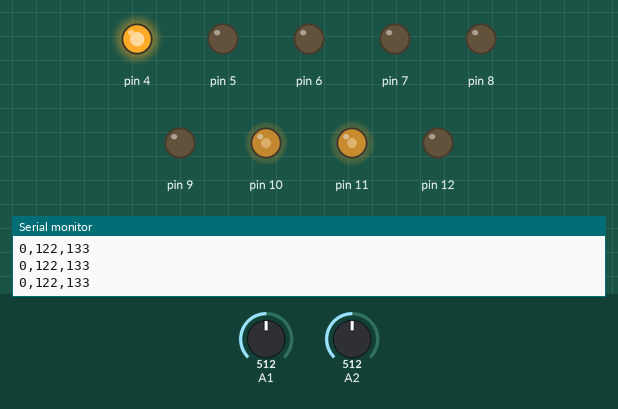
Bench run of a sketch on a simulated Arduino Uno, built with avr-gcc and run on an emulated ATmega328P. Parts: output pins drawn as LEDs (lit = HIGH), the last lines printed to the serial monitor. The test bench sets the inputs (shaded band); at power-on: A1 = 512, A2 = 512.

Above: at 1.2 s.
1.3 s: A1 set to 503
At 2.5 s:
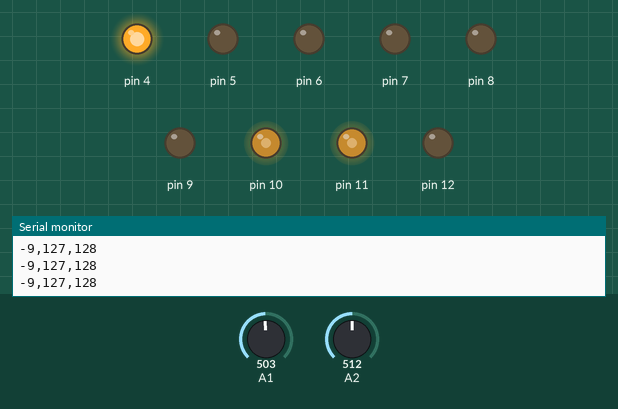
2.8 s: A2 set to 525
At 3.6 s:
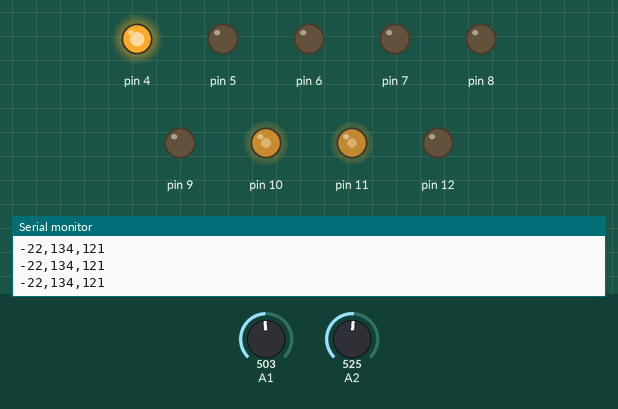
4.3 s: A2 set to 716
At 4.8 s:
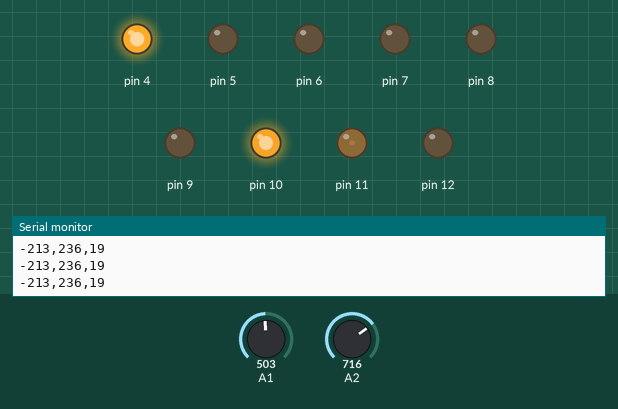
5.8 s: A1 set to 457
At 7.0 s:
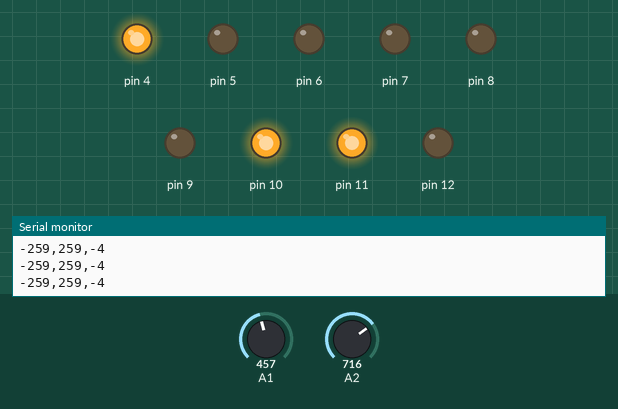
7.3 s: A1 set to 433
At 8.3 s:
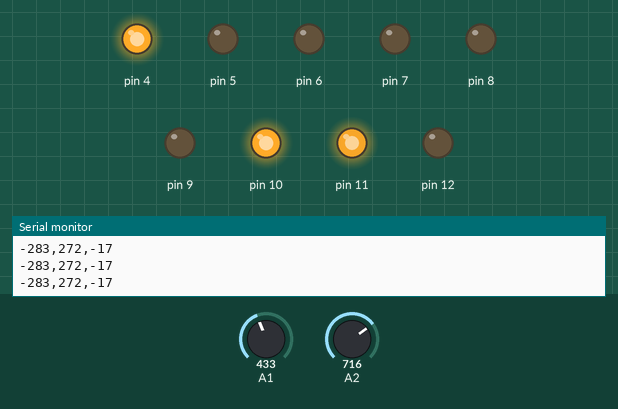
8.8 s: A2 set to 900
At 9.5 s:
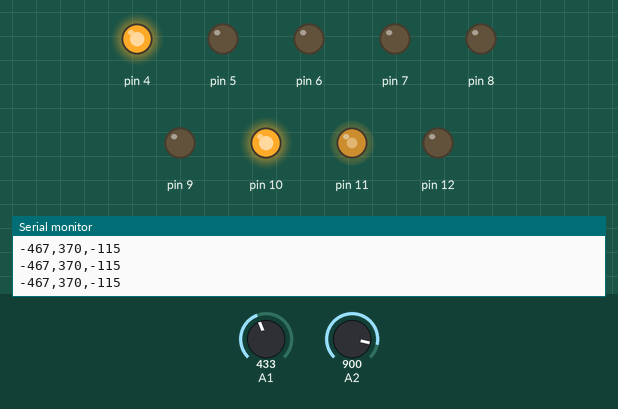
Timing chart, 0 to 11.3 s (numbered marks = the images above; inputs shaded):
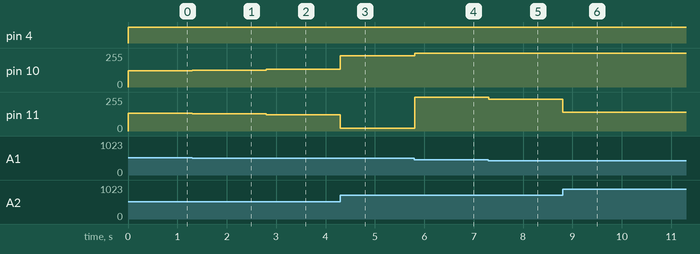

Measured:
- after the input at 1.3 s, pin 10: 122/255 → 127/255 at once; pin 11: 133/255 → 128/255 at once
- after the input at 2.8 s, pin 10: 127/255 → 134/255 at once; pin 11: 128/255 → 121/255 at once
- after the input at 4.3 s, pin 10: 134/255 → 236/255 at once; pin 11: 121/255 → 19/255 at once
- after the input at 5.8 s, pin 10: 236/255 → 255/255 at once; pin 11: 19/255 → 252/255 at once
- after the input at 7.3 s, pin 11: 252/255 → 239/255 at once
- after the input at 8.8 s, pin 11: 239/255 → 141/255 at once

The sketch:

siguelineas2.0.ino
```cpp
int vMin =0, vMax =200;
int mot1, mot2;
int irT, MIzq, MDer;
void setup() {
  Serial.begin(9600);
  //calibracion
  for (int i=4; i <= 12; i++){
      pinMode(i, OUTPUT);
   }

}

void loop() {
  irAngulo(analogRead(A1),analogRead(A2));
  delay(10);
}

int irAngulo(int ir1, int ir2){
  irT = ir1-ir2;
  Serial.print(irT);
    Serial.print(",");
  irT = map(irT,-250, 500, 0, 1000);

  if(irT < 500){
    mot1 = map(irT,0, 500, vMin, vMax);
    mot2 = 255 - mot1;
  }
  else{
    mot2 = map(irT, 500, 1000, vMax, vMin);
    mot1 = 255 - mot2;
  }

  analogWrite(11, mot1);
  analogWrite(10, mot2);
  digitalWrite(4, HIGH);
  digitalWrite(2, HIGH);
  Serial.print(mot2);
  Serial.print(",");
  Serial.println(mot1);

}
```
